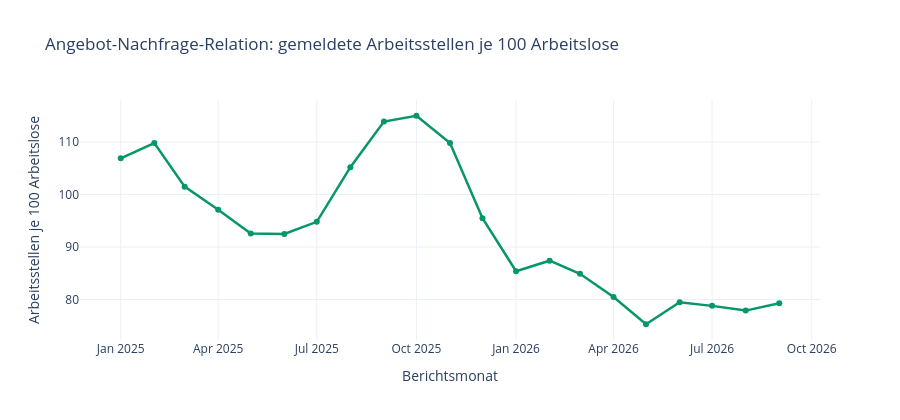

This figure's notebook cell:
### Code cell
fig = go.Figure()
fig.add_trace(go.Scatter(
    x=angebot_nachfrage.index.to_timestamp(), y=angebot_nachfrage["arbeitsstellen_je_100_arbeitslose"],
    mode="lines+markers", line=dict(color="#059669", width=2.5), name="Arbeitsstellen je 100 Arbeitslose",
))
fig.update_layout(
    title="Angebot-Nachfrage-Relation: gemeldete Arbeitsstellen je 100 Arbeitslose",
    xaxis_title="Berichtsmonat", yaxis_title="Arbeitsstellen je 100 Arbeitslose",
    template="plotly_white", height=420,
)
fig.write_image(ABBILDUNGEN_DIR / "abb34_arbeitsstellen_angebot_nachfrage.png", scale=2)
fig

### Figure 1 — Plotly figure (JSON) as saved in the notebook; plotly's stock layout.template omitted (floating-point values rounded to 4 significant figures)
{"data": [{"line": {"color": "#059669", "width": 2.5}, "mode": "lines+markers", "name": "Arbeitsstellen je 100 Arbeitslose", "type": "scatter", "x": ["2025-01-01T00:00:00", "2025-02-01T00:00:00", "2025-03-01T00:00:00", "2025-04-01T00:00:00", "2025-05-01T00:00:00", "2025-06-01T00:00:00", "2025-07-01T00:00:00", "2025-08-01T00:00:00", "2025-09-01T00:00:00", "2025-10-01T00:00:00", "2025-11-01T00:00:00", "2025-12-01T00:00:00", "2026-01-01T00:00:00", "2026-02-01T00:00:00", "2026-03-01T00:00:00", "2026-04-01T00:00:00", "2026-05-01T00:00:00", "2026-06-01T00:00:00", "2026-07-01T00:00:00", "2026-08-01T00:00:00", "2026-09-01T00:00:00"], "y": [106.9, 109.8, 101.5, 97.1, 92.6, 92.5, 94.8, 105.2, 113.9, 115.0, 109.8, 95.5, 85.4, 87.4, 84.9, 80.5, 75.3, 79.5, 78.8, 77.9, 79.3]}], "layout": {"height": 420, "title": {"text": "Angebot-Nachfrage-Relation: gemeldete Arbeitsstellen je 100 Arbeitslose"}, "xaxis": {"title": {"text": "Berichtsmonat"}}, "yaxis": {"title": {"text": "Arbeitsstellen je 100 Arbeitslose"}}}}
